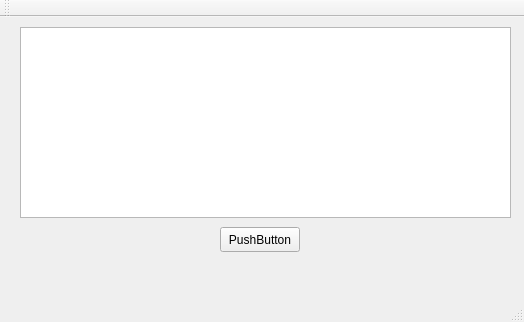
<?xml version="1.0" encoding="UTF-8"?>
<ui version="4.0">
 <class>MainWindow</class>
 <widget class="QMainWindow" name="MainWindow">
  <property name="geometry">
   <rect>
    <x>0</x>
    <y>0</y>
    <width>524</width>
    <height>322</height>
   </rect>
  </property>
  <property name="windowTitle">
   <string>MainWindow</string>
  </property>
  <widget class="QWidget" name="centralWidget">
   <widget class="QPushButton" name="pushButton">
    <property name="geometry">
     <rect>
      <x>220</x>
      <y>210</y>
      <width>80</width>
      <height>25</height>
     </rect>
    </property>
    <property name="text">
     <string>PushButton</string>
    </property>
   </widget>
   <widget class="QTableView" name="tableView">
    <property name="geometry">
     <rect>
      <x>20</x>
      <y>10</y>
      <width>491</width>
      <height>191</height>
     </rect>
    </property>
   </widget>
  </widget>
  <widget class="QMenuBar" name="menuBar">
   <property name="geometry">
    <rect>
     <x>0</x>
     <y>0</y>
     <width>524</width>
     <height>22</height>
    </rect>
   </property>
  </widget>
  <widget class="QToolBar" name="mainToolBar">
   <attribute name="toolBarArea">
    <enum>TopToolBarArea</enum>
   </attribute>
   <attribute name="toolBarBreak">
    <bool>false</bool>
   </attribute>
  </widget>
  <widget class="QStatusBar" name="statusBar"/>
 </widget>
 <layoutdefault spacing="6" margin="11"/>
 <resources/>
 <connections/>
</ui>
